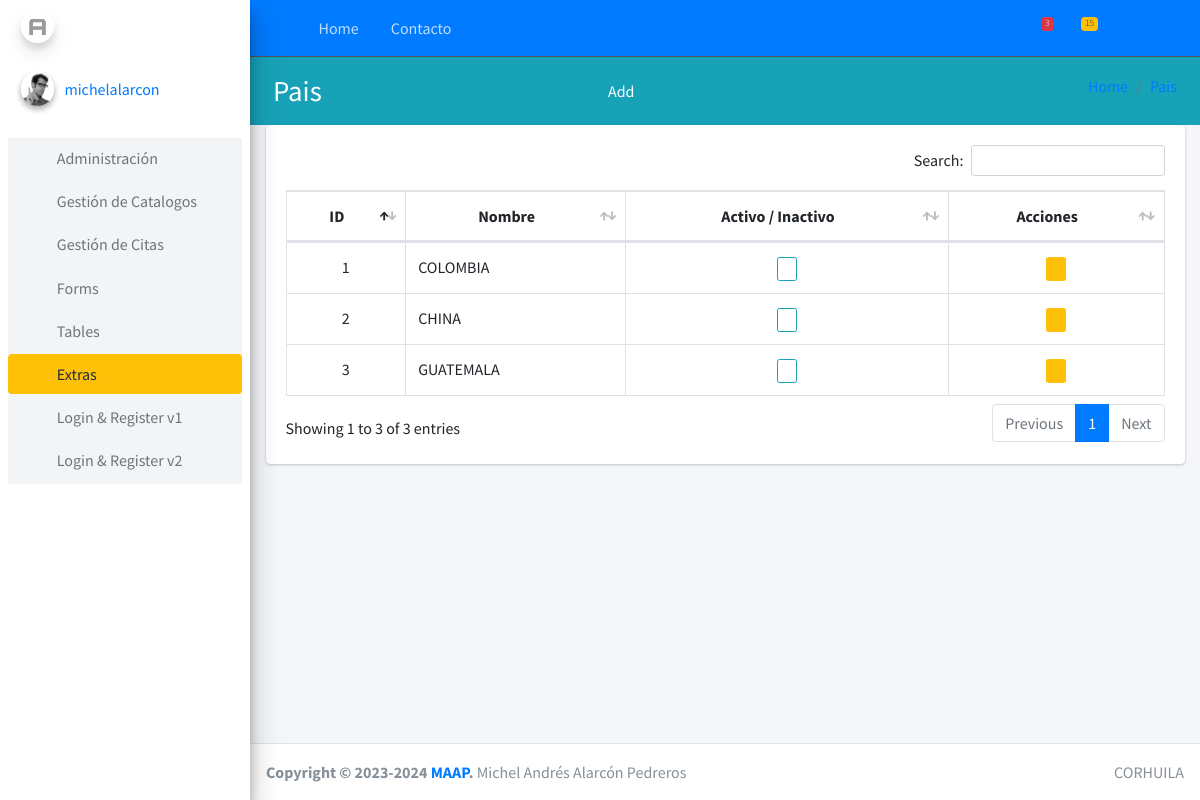
Page /geografico/pais/list/ (signed in) on the committed database.
### aplicaciones/admon/models.py (models this page shows, shortened)
class Usuario(AuditModel, AbstractUser, PermissionsMixin):
    avatar = models.ImageField(upload_to='user/%Y/%m/%d/', verbose_name="Imagen",blank=True)
    token = models.UUIDField(primary_key=False, editable=False, verbose_name="Token", null=True, blank=True)
    telefono = models.CharField(max_length=10, verbose_name="Telefono")
    genero = models.CharField(max_length=1, choices=GENDER_CHOICES, verbose_name="Genero")
    email =models.EmailField(verbose_name="Correo Electrónico")
    first_name = models.CharField(verbose_name="Nombres", max_length=100)
    last_name = models.CharField(verbose_name="Apellidos", max_length=100)
    is_staff = models.BooleanField(default=False, verbose_name="Tiene Acceso a administracion")
    is_active = models.BooleanField(default=True, verbose_name="Esta Activo")
    is_superuser =models.BooleanField(default=False, verbose_name="Es usuario Administrador")
    USERNAME_FIELD = 'username'
    REQUIRED_FIELDS = ['first_name', 'last_name', 'email', 'password', 'genero', 'telefono']
    objects = UsuarioManager()
    class Meta:
        verbose_name = ('Usuario')
        verbose_name_plural = ('Usuarios')

### aplicaciones/geografico/models.py (models this page shows, shortened)
class Pais(AuditModel):
    nombre = models.CharField(max_length=100)
    class Meta:
        verbose_name = 'Pais'
        verbose_name_plural = 'Paises'

### aplicaciones/geografico/views.py (the view)
# urls.py: path('pais/list/', PaisListView.as_view(), name='pais_list'),
class PaisListView(SinPrivilegios, ValidatePermissionRequiredMixin, SuccessMessageMixin, ListView):
    permission_required = 'geografico.view_pais'
    model = Pais
    template_name = "pais/read.html"
    error_message = "Error al actualizar el registro, verifique los Campos."
    context_object_name = "obj"
    def get_context_data(self, **kwargs):
        context = super().get_context_data(**kwargs)
        context['title'] = 'Datos del Pais'
        context['create_url'] = reverse_lazy('geografico:pais_new')
        context['list_url'] = reverse_lazy('geografico:pais_list')
        context['entity'] = 'Pais'
        return context

### aplicaciones/config/views.py (called while the page is built)
    def get_perms(self):
        if isinstance(self.permission_required, str):
            perms = (self.permission_required,)
        else:
            perms = self.permission_required
        return perms

    def dispatch(self, request, *args, **kwargs):
        if request.user.has_perms(self.get_perms()):
            return super().dispatch(request, *args, **kwargs)
        messages.error(request, 'No tiene permiso para ingresar a este módulo')
        return HttpResponseRedirect(self.get_url_redirect())

### aplicaciones/geografico/templates/pais/read.html (shortened to what this page needs)
{% extends 'cruds/list.html' %}
{% block table_head %}
<th style="text-align: center;">ID</th>
<th style="text-align: center;">Nombre</th>
<th style="text-align: center;">Activo / Inactivo</th>
<th style="text-align: center;">Acciones</th>
{% endblock table_head %}
{% block table_body %}
<td style="text-align: center;">{{ e.id }}</td>
<td>{{ e.nombre}}</td>
<td style="text-align: center;">
  <div onclick="inactivar({{e.id}})">
    {% if e.state %}
    <button class="btn btn-outline-info btn-circle btn-xs">
      <i class="far fa-thumbs-up text-primary"></i>
    </button>
    {% else %}
    <button class="btn btn-outline-danger btn-circle btn-xs">
      <i class="far fa-thumbs-down text-danger"></i>
    </button>
    {% endif %}
  </div>
</td>
<td style="text-align: center;">
  {% if e.state %}
    <a href="{% url 'geografico:pais_edit' e.id %}" class="btn btn-warning btn-circle btn-xs" role="button"><i
      class="far fa-edit"> </i></a>
  {% else %}
    <a href="#" class="btn btn-danger btn-circle btn-xs" role="button"><i class="fa fa-user-times" aria-hidden="true"></i></a>
  {% endif %}
</td>
{% endblock table_body %}

### templates/cruds/list.html (shortened to what this page needs)
{% extends 'esquema/body.html' %}
{% load static %}
{% block extra_css %}
<link rel="stylesheet" href="{% static 'plugins\datatables-bs4\css\dataTables.bootstrap4.min.css' %}">
<link rel="stylesheet" href="{% static 'plugins/toastr/toastr.min.css' %}">
<link rel="stylesheet" href="{% static 'plugins\datatables-responsive\css\responsive.bootstrap4.min.css' %}">
<link rel="stylesheet" href="{% static 'plugins\datatables-buttons\css\buttons.bootstrap4.min.css' %}">
{% endblock extra_css %}
{% block bienvenida %}
<div class="col align-self-center">
    <h1>{{entity}} </h1>
</div>
<div class="col align-self-center">
    <a href="{{ create_url }}" class="btn bg-info"> <i class="fas fa-folder-plus"></i> Add </a>
</div>
{% endblock bienvenida %}
{% block link %}
<div class="col-sm">
    <ol class="breadcrumb float-sm-right">
        <li class="breadcrumb-item"><a href=" {% url 'home:home' %} ">Home</a></li>
        <li class="breadcrumb-item"><a href=" {{list_url}} ">{{entity}}</a></li>
    </ol>
</div>
{% endblock link %}
{% block content %}
<section class="cotainer">
    <div class="container-fluid">
        <div class="row">
            <div class="col-12">
                <div class="card">
                    <div class="card-body">
                        {% if not obj %}
                        <div class="alert alert-warning">No hay Registros</div>
                        {% else %}
                        <table id="table" class="table table-bordered table-hover">
                            <thead>
                                {% block table_head %}
                                {% endblock table_head %}
                            </thead>
                            <tbody>
                                {% for e in obj %}
                                <tr>
                                    {% block table_body %}
                                    {% endblock table_body %}
                                </tr>
                                {% endfor %}
                            </tbody>
                        </table>
                        {% endif %}
                    </div>
                </div>
            </div>
        </div>
    </div>
</section>
{% endblock%}

### templates/esquema/sidebar.html (shortened to what this page needs)
{% load static %}
<aside class="main-sidebar bg-light-primary  elevation-4">
  <a href="{% url 'home:home' %}" class="brand-link">
    <img src="{% static 'img/AdminLTELogo.png'%}"  alt="AdminLTE Logo" class="brand-image img-circle elevation-3" style="opacity: .5">
    <span class="brand-text font-weight-light">UNIVERSIDAD CORHUILA  </span>
  </a>
  <div class="sidebar">
    <div class="user-panel mt-3 pb-3 mb-3 d-flex">
      <div class="image">
        <img src="{% static 'img/user2-160x160.jpg'%}" class="img-circle elevation-2" alt="User Image">
      </div>
      <div class="info">
        <a href="#" class="d-block">{{ user }}</a>
      </div>
    </div>
    <nav class="mt-2">
      <ul class="nav nav-pills nav-sidebar flex-column" data-widget="treeview" role="menu" data-accordion="false">
        <li class="nav-item bg-gray-light">
          <a href="#" class="nav-link">
            <i class="nav-icon fas fa-copy"></i>
            <p>
              Administración
              <i class="fas fa-angle-left right"></i>
            </p>
          </a>
        </li>
        <li class="nav-item bg-gray-light">
          <a href="#" class="nav-link">
            <i class="nav-icon fas fa-chart-pie"></i>
            <p>
              Gestión de Catalogos
              <i class="right fas fa-angle-left"></i>
            </p>
          </a>
        </li>
        <li class="nav-item bg-gray-light">
          <a href="#" class="nav-link">
            <i class="nav-icon fas fa-tree"></i>
            <p>
              Gestión de Citas
              <i class="fas fa-angle-left right"></i>
            </p>
          </a>
        </li>
        <li class="nav-item bg-gray-light">
          <a href="#" class="nav-link">
            <i class="nav-icon fas fa-edit"></i>
            <p>
              Forms
              <i class="fas fa-angle-left right"></i>
            </p>
          </a>
        </li>
        <li class="nav-item bg-gray-light">
          <a href="#" class="nav-link">
            <i class="nav-icon fas fa-table"></i>
            <p>
              Tables
              <i class="fas fa-angle-left right"></i>
            </p>
          </a>
        </li>
        <li class="nav-item menu-open bg-gray-light">
          <a href="#" class="nav-link active bg-warning">
            <i class="nav-icon far fa-plus-square"></i>
            <p>
              Extras
              <i class="fas fa-angle-left right"></i>
            </p>
          </a>
          <ul class="nav nav-treeview">
            <li class="nav-item">
              <a href="#" class="nav-link">
                <i class="far fa-circle nav-icon"></i>
                <p>
                  Login & Register v1
                  <i class="fas fa-angle-left right"></i>
                </p>
              </a>
            </li>
            <li class="nav-item bg-gray-light">
              <a href="#" class="nav-link">
                <i class="far fa-circle nav-icon"></i>
                <p>
                  Login & Register v2
                  <i class="fas fa-angle-left right"></i>
                </p>
              </a>
            </li>
          </ul>
        </li>
      </ul>
    </nav>
  </div>
</aside>

### rows in the picture
Usuario: username "michelalarcon"
Pais: id "1", nombre "COLOMBIA", state True (drawn)
Pais: id "2", nombre "CHINA", state True (drawn)
Pais: id "3", nombre "GUATEMALA", state True (drawn)

### other values in the picture
{{ entity }} "Pais"
